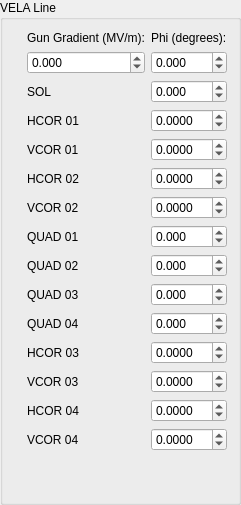
      <widget class="QGroupBox" name="groupBox">
       <property name="maximumSize">
        <size>
         <width>224</width>
         <height>16777215</height>
        </size>
       </property>
       <property name="title">
        <string>VELA Line</string>
       </property>
       <layout class="QGridLayout" name="gridLayout_3">
        <item row="0" column="1">
         <widget class="QLabel" name="label_12">
          <property name="text">
           <string>Gun Gradient (MV/m):</string>
          </property>
         </widget>
        </item>
        <item row="7" column="0">
         <widget class="QLabel" name="label_29">
          <property name="maximumSize">
           <size>
            <width>20</width>
            <height>20</height>
           </size>
          </property>
          <property name="text">
           <string/>
          </property>
          <property name="pixmap">
           <pixmap>Icons/Correctors.png</pixmap>
          </property>
          <property name="scaledContents">
           <bool>true</bool>
          </property>
         </widget>
        </item>
        <item row="6" column="2">
         <widget class="QDoubleSpinBox" name="doubleSpinBox_V_hcor02">
          <property name="decimals">
           <number>4</number>
          </property>
          <property name="minimum">
           <double>-0.999900000000000</double>
          </property>
          <property name="maximum">
           <double>0.999900000000000</double>
          </property>
          <property name="singleStep">
           <double>0.000100000000000</double>
          </property>
         </widget>
        </item>
        <item row="6" column="1">
         <widget class="QLabel" name="label_17">
          <property name="text">
           <string>HCOR 02</string>
          </property>
         </widget>
        </item>
        <item row="6" column="0">
         <widget class="QLabel" name="label_28">
          <property name="maximumSize">
           <size>
            <width>20</width>
            <height>20</height>
           </size>
          </property>
          <property name="text">
           <string/>
          </property>
          <property name="pixmap">
           <pixmap>Icons/Correctors.png</pixmap>
          </property>
          <property name="scaledContents">
           <bool>true</bool>
          </property>
         </widget>
        </item>
        <item row="5" column="2">
         <widget class="QDoubleSpinBox" name="doubleSpinBox_V_vcor01">
          <property name="decimals">
           <number>4</number>
          </property>
          <property name="minimum">
           <double>-0.999900000000000</double>
          </property>
          <property name="maximum">
           <double>0.999900000000000</double>
          </property>
          <property name="singleStep">
           <double>0.000100000000000</double>
          </property>
         </widget>
        </item>
        <item row="5" column="1">
         <widget class="QLabel" name="label_16">
          <property name="text">
           <string>VCOR 01</string>
          </property>
         </widget>
        </item>
        <item row="5" column="0">
         <widget class="QLabel" name="label_27">
          <property name="maximumSize">
           <size>
            <width>20</width>
            <height>20</height>
           </size>
          </property>
          <property name="text">
           <string/>
          </property>
          <property name="pixmap">
           <pixmap>Icons/Correctors.png</pixmap>
          </property>
          <property name="scaledContents">
           <bool>true</bool>
          </property>
         </widget>
        </item>
        <item row="4" column="2">
         <widget class="QDoubleSpinBox" name="doubleSpinBox_V_hcor01">
          <property name="decimals">
           <number>4</number>
          </property>
          <property name="minimum">
           <double>-0.999900000000000</double>
          </property>
          <property name="maximum">
           <double>0.999900000000000</double>
          </property>
          <property name="singleStep">
           <double>0.000100000000000</double>
          </property>
         </widget>
        </item>
        <item row="4" column="1">
         <widget class="QLabel" name="label_15">
          <property name="text">
           <string>HCOR 01</string>
          </property>
         </widget>
        </item>
        <item row="4" column="0">
         <widget class="QLabel" name="label_26">
          <property name="maximumSize">
           <size>
            <width>20</width>
            <height>20</height>
           </size>
          </property>
          <property name="text">
           <string/>
          </property>
          <property name="pixmap">
           <pixmap>Icons/Correctors.png</pixmap>
          </property>
          <property name="scaledContents">
           <bool>true</bool>
          </property>
         </widget>
        </item>
        <item row="3" column="2">
         <widget class="QDoubleSpinBox" name="doubleSpinBox_V_sol">
          <property name="decimals">
           <number>3</number>
          </property>
          <property name="minimum">
           <double>-999.999000000000024</double>
          </property>
          <property name="maximum">
           <double>999.999000000000024</double>
          </property>
         </widget>
        </item>
        <item row="3" column="1">
         <widget class="QLabel" name="label_14">
          <property name="text">
           <string>SOL</string>
          </property>
         </widget>
        </item>
        <item row="3" column="0">
         <widget class="QLabel" name="label_25">
          <property name="maximumSize">
           <size>
            <width>20</width>
            <height>20</height>
           </size>
          </property>
          <property name="text">
           <string/>
          </property>
          <property name="pixmap">
           <pixmap>Icons/Solenoids.png</pixmap>
          </property>
          <property name="scaledContents">
           <bool>true</bool>
          </property>
         </widget>
        </item>
        <item row="1" column="2">
         <widget class="QDoubleSpinBox" name="doubleSpinBox_VGUN_phi">
          <property name="decimals">
           <number>3</number>
          </property>
          <property name="minimum">
           <double>-360.000000000000000</double>
          </property>
          <property name="maximum">
           <double>360.000000000000000</double>
          </property>
          <property name="singleStep">
           <double>0.100000000000000</double>
          </property>
         </widget>
        </item>
        <item row="1" column="1">
         <widget class="QDoubleSpinBox" name="doubleSpinBox_VGUN_grad">
          <property name="decimals">
           <number>3</number>
          </property>
          <property name="minimum">
           <double>-999.999000000000024</double>
          </property>
          <property name="maximum">
           <double>999.999000000000024</double>
          </property>
          <property name="singleStep">
           <double>0.001000000000000</double>
          </property>
         </widget>
        </item>
        <item row="0" column="2">
         <widget class="QLabel" name="label_13">
          <property name="text">
           <string>Phi (degrees):</string>
          </property>
         </widget>
        </item>
        <item row="9" column="1">
         <widget class="QLabel" name="label_3">
          <property name="text">
           <string>QUAD 02</string>
          </property>
         </widget>
        </item>
        <item row="13" column="0">
         <widget class="QLabel" name="label_35">
          <property name="maximumSize">
           <size>
            <width>20</width>
            <height>20</height>
           </size>
          </property>
          <property name="text">
           <string/>
          </property>
          <property name="pixmap">
           <pixmap>Icons/Correctors.png</pixmap>
          </property>
          <property name="scaledContents">
           <bool>true</bool>
          </property>
         </widget>
        </item>
        <item row="9" column="2">
         <widget class="QDoubleSpinBox" name="doubleSpinBox_V_q2">
          <property name="decimals">
           <number>3</number>
          </property>
          <property name="minimum">
           <double>-999.999000000000024</double>
          </property>
          <property name="maximum">
           <double>999.999000000000024</double>
          </property>
          <property name="singleStep">
           <double>0.001000000000000</double>
          </property>
         </widget>
        </item>
        <item row="13" column="2">
         <widget class="QDoubleSpinBox" name="doubleSpinBox_V_vcor03">
          <property name="decimals">
           <number>4</number>
          </property>
          <property name="minimum">
           <double>-0.999900000000000</double>
          </property>
          <property name="maximum">
           <double>0.999900000000000</double>
          </property>
          <property name="singleStep">
           <double>0.000100000000000</double>
          </property>
         </widget>
        </item>
        <item row="7" column="2">
         <widget class="QDoubleSpinBox" name="doubleSpinBox_V_vcor02">
          <property name="decimals">
           <number>4</number>
          </property>
          <property name="minimum">
           <double>-0.999900000000000</double>
          </property>
          <property name="maximum">
           <double>0.999900000000000</double>
          </property>
          <property name="singleStep">
           <double>0.000100000000000</double>
          </property>
         </widget>
        </item>
        <item row="8" column="1">
         <widget class="QLabel" name="label_2">
          <property name="text">
           <string>QUAD 01</string>
          </property>
         </widget>
        </item>
        <item row="14" column="2">
         <widget class="QDoubleSpinBox" name="doubleSpinBox_V_hcor04">
          <property name="decimals">
           <number>4</number>
          </property>
          <property name="minimum">
           <double>-0.999900000000000</double>
          </property>
          <property name="maximum">
           <double>0.999900000000000</double>
          </property>
          <property name="singleStep">
           <double>0.000100000000000</double>
          </property>
         </widget>
        </item>
        <item row="15" column="2">
         <widget class="QDoubleSpinBox" name="doubleSpinBox_V_vcor04">
          <property name="decimals">
           <number>4</number>
          </property>
          <property name="minimum">
           <double>-0.999900000000000</double>
          </property>
          <property name="maximum">
           <double>0.999900000000000</double>
          </property>
          <property name="singleStep">
           <double>0.000100000000000</double>
          </property>
         </widget>
        </item>
        <item row="10" column="0">
         <widget class="QLabel" name="label_32">
          <property name="maximumSize">
           <size>
            <width>20</width>
            <height>20</height>
           </size>
          </property>
          <property name="text">
           <string/>
          </property>
          <property name="pixmap">
           <pixmap>Icons/Quadrupoles.png</pixmap>
          </property>
          <property name="scaledContents">
           <bool>true</bool>
          </property>
         </widget>
        </item>
        <item row="11" column="0">
         <widget class="QLabel" name="label_33">
          <property name="maximumSize">
           <size>
            <width>20</width>
            <height>20</height>
           </size>
          </property>
          <property name="text">
           <string/>
          </property>
          <property name="pixmap">
           <pixmap>Icons/Quadrupoles.png</pixmap>
          </property>
          <property name="scaledContents">
           <bool>true</bool>
          </property>
         </widget>
        </item>
        <item row="8" column="2">
         <widget class="QDoubleSpinBox" name="doubleSpinBox_V_q1">
          <property name="decimals">
           <number>3</number>
          </property>
          <property name="minimum">
           <double>-999.999000000000024</double>
          </property>
          <property name="maximum">
           <double>999.999000000000024</double>
          </property>
          <property name="singleStep">
           <double>0.001000000000000</double>
          </property>
         </widget>
        </item>
        <item row="12" column="2">
         <widget class="QDoubleSpinBox" name="doubleSpinBox_V_hcor03">
          <property name="decimals">
           <number>4</number>
          </property>
          <property name="minimum">
           <double>-0.999900000000000</double>
          </property>
          <property name="maximum">
           <double>0.999900000000000</double>
          </property>
          <property name="singleStep">
           <double>0.000100000000000</double>
          </property>
         </widget>
        </item>
        <item row="7" column="1">
         <widget class="QLabel" name="label_18">
          <property name="text">
           <string>VCOR 02</string>
          </property>
         </widget>
        </item>
        <item row="11" column="2">
         <widget class="QDoubleSpinBox" name="doubleSpinBox_V_q4">
          <property name="decimals">
           <number>3</number>
          </property>
          <property name="minimum">
           <double>-999.999000000000024</double>
          </property>
          <property name="maximum">
           <double>999.999000000000024</double>
          </property>
          <property name="singleStep">
           <double>0.001000000000000</double>
          </property>
         </widget>
        </item>
        <item row="9" column="0">
         <widget class="QLabel" name="label_31">
          <property name="maximumSize">
           <size>
            <width>20</width>
            <height>20</height>
           </size>
          </property>
          <property name="text">
           <string/>
          </property>
          <property name="pixmap">
           <pixmap>Icons/Quadrupoles.png</pixmap>
          </property>
          <property name="scaledContents">
           <bool>true</bool>
          </property>
         </widget>
        </item>
        <item row="14" column="1">
         <widget class="QLabel" name="label_21">
          <property name="text">
           <string>HCOR 04</string>
          </property>
         </widget>
        </item>
        <item row="13" column="1">
         <widget class="QLabel" name="label_20">
          <property name="text">
           <string>VCOR 03</string>
          </property>
         </widget>
        </item>
        <item row="12" column="0">
         <widget class="QLabel" name="label_34">
          <property name="maximumSize">
           <size>
            <width>20</width>
            <height>20</height>
           </size>
          </property>
          <property name="text">
           <string/>
          </property>
          <property name="pixmap">
           <pixmap>Icons/Correctors.png</pixmap>
          </property>
          <property name="scaledContents">
           <bool>true</bool>
          </property>
         </widget>
        </item>
        <item row="12" column="1">
         <widget class="QLabel" name="label_19">
          <property name="text">
           <string>HCOR 03</string>
          </property>
         </widget>
        </item>
        <item row="8" column="0">
         <widget class="QLabel" name="label_30">
          <property name="maximumSize">
           <size>
            <width>20</width>
            <height>20</height>
           </size>
          </property>
          <property name="text">
           <string/>
          </property>
          <property name="pixmap">
           <pixmap>Icons/Quadrupoles.png</pixmap>
          </property>
          <property name="scaledContents">
           <bool>true</bool>
          </property>
         </widget>
        </item>
        <item row="10" column="2">
         <widget class="QDoubleSpinBox" name="doubleSpinBox_V_q3">
          <property name="decimals">
           <number>3</number>
          </property>
          <property name="minimum">
           <double>-999.999000000000024</double>
          </property>
          <property name="maximum">
           <double>999.999000000000024</double>
          </property>
          <property name="singleStep">
           <double>0.001000000000000</double>
          </property>
         </widget>
        </item>
        <item row="11" column="1">
         <widget class="QLabel" name="label_5">
          <property name="text">
           <string>QUAD 04</string>
          </property>
         </widget>
        </item>
        <item row="10" column="1">
         <widget class="QLabel" name="label_4">
          <property name="text">
           <string>QUAD 03</string>
          </property>
         </widget>
        </item>
        <item row="15" column="1">
         <widget class="QLabel" name="label_22">
          <property name="text">
           <string>VCOR 04</string>
          </property>
         </widget>
        </item>
        <item row="16" column="0" colspan="3">
         <spacer name="verticalSpacer_2">
          <property name="orientation">
           <enum>Qt::Vertical</enum>
          </property>
          <property name="sizeHint" stdset="0">
           <size>
            <width>20</width>
            <height>40</height>
           </size>
          </property>
         </spacer>
        </item>
        <item row="14" column="0">
         <widget class="QLabel" name="label_36">
          <property name="maximumSize">
           <size>
            <width>20</width>
            <height>20</height>
           </size>
          </property>
          <property name="text">
           <string/>
          </property>
          <property name="pixmap">
           <pixmap>Icons/Correctors.png</pixmap>
          </property>
          <property name="scaledContents">
           <bool>true</bool>
          </property>
         </widget>
        </item>
        <item row="15" column="0">
         <widget class="QLabel" name="label_37">
          <property name="maximumSize">
           <size>
            <width>20</width>
            <height>20</height>
           </size>
          </property>
          <property name="text">
           <string/>
          </property>
          <property name="pixmap">
           <pixmap>Icons/Correctors.png</pixmap>
          </property>
          <property name="scaledContents">
           <bool>true</bool>
          </property>
         </widget>
        </item>
       </layout>
      </widget>
